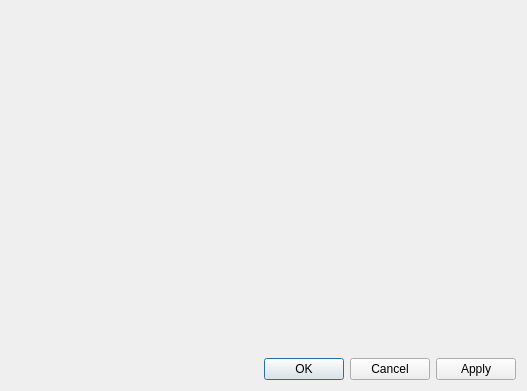
<?xml version="1.0" encoding="UTF-8"?>
<ui version="4.0">
 <class>EditWidget</class>
 <widget class="QWidget" name="EditWidget">
  <property name="geometry">
   <rect>
    <x>0</x>
    <y>0</y>
    <width>527</width>
    <height>391</height>
   </rect>
  </property>
  <layout class="QVBoxLayout" name="verticalLayout">
   <item>
    <widget class="VaultInfoBar" name="messageWidget" native="true"/>
   </item>
   <item>
    <layout class="QHBoxLayout" name="horizontalLayout_3">
     <property name="leftMargin">
      <number>2</number>
     </property>
     <property name="topMargin">
      <number>2</number>
     </property>
     <property name="rightMargin">
      <number>2</number>
     </property>
     <property name="bottomMargin">
      <number>2</number>
     </property>
     <item>
      <widget class="QLabel" name="headerLabel">
       <property name="text">
        <string/>
       </property>
      </widget>
     </item>
    </layout>
   </item>
   <item>
    <spacer name="verticalSpacer">
     <property name="orientation">
      <enum>Qt::Vertical</enum>
     </property>
     <property name="sizeType">
      <enum>QSizePolicy::Fixed</enum>
     </property>
     <property name="sizeHint" stdset="0">
      <size>
       <width>1</width>
       <height>3</height>
      </size>
     </property>
    </spacer>
   </item>
   <item>
    <layout class="QHBoxLayout" name="horizontalLayout" stretch="0,0">
     <property name="spacing">
      <number>18</number>
     </property>
     <item>
      <widget class="CategoryListWidget" name="categoryList" native="true">
       <property name="sizePolicy">
        <sizepolicy hsizetype="Fixed" vsizetype="Expanding">
         <horstretch>0</horstretch>
         <verstretch>0</verstretch>
        </sizepolicy>
       </property>
       <property name="focusPolicy">
        <enum>Qt::TabFocus</enum>
       </property>
      </widget>
     </item>
     <item>
      <widget class="QStackedWidget" name="stackedWidget">
       <property name="focusPolicy">
        <enum>Qt::TabFocus</enum>
       </property>
       <property name="currentIndex">
        <number>-1</number>
       </property>
      </widget>
     </item>
    </layout>
   </item>
   <item>
    <layout class="QHBoxLayout" name="horizontalLayout_2">
     <property name="topMargin">
      <number>5</number>
     </property>
     <item>
      <widget class="VaultDialogButtonBox" name="buttonBox">
       <property name="focusPolicy">
        <enum>Qt::TabFocus</enum>
       </property>
       <property name="standardButtons">
        <set>QDialogButtonBox::Apply|QDialogButtonBox::Cancel|QDialogButtonBox::Ok</set>
       </property>
      </widget>
     </item>
    </layout>
   </item>
  </layout>
 </widget>
 <customwidgets>
  <customwidget>
   <class>VaultInfoBar</class>
   <extends>QWidget</extends>
   <header>gui/vault/VaultInfoBar.h</header>
   <container>1</container>
  </customwidget>
  <customwidget>
   <class>CategoryListWidget</class>
   <extends>QWidget</extends>
   <header>gui/CategoryListWidget.h</header>
   <container>1</container>
  </customwidget>
  <customwidget>
   <class>VaultDialogButtonBox</class>
   <extends>QDialogButtonBox</extends>
   <header>gui/vault/VaultControls.h</header>
  </customwidget>
 </customwidgets>
 <tabstops>
  <tabstop>categoryList</tabstop>
  <tabstop>stackedWidget</tabstop>
  <tabstop>buttonBox</tabstop>
 </tabstops>
 <resources/>
 <connections/>
</ui>
